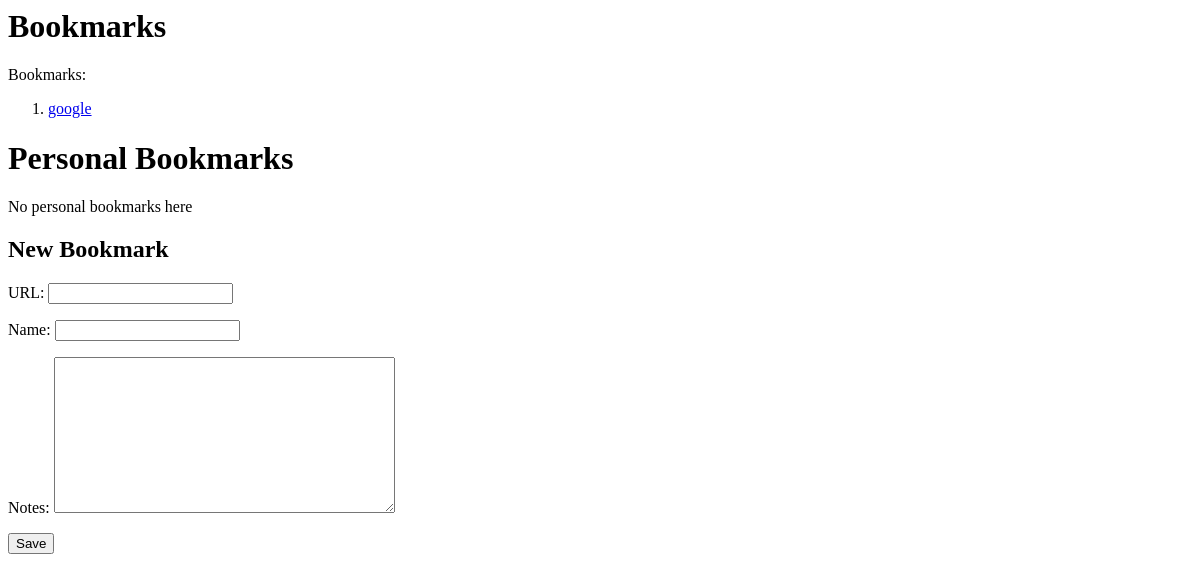
/bookmarks/, run on an earlier commit of the app's database.
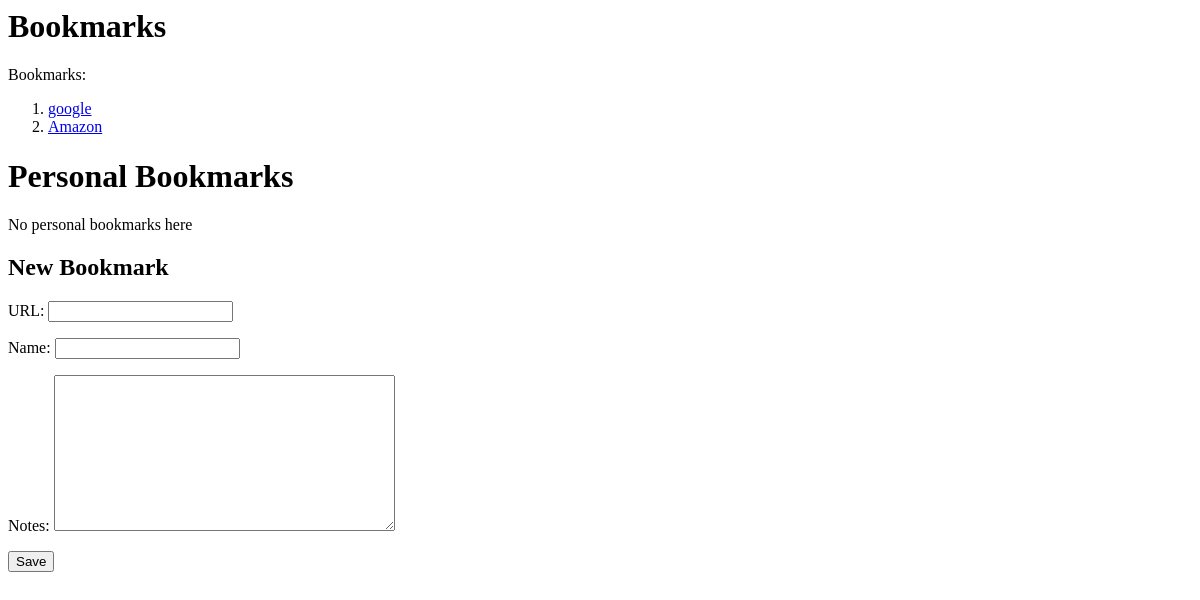
And on a later commit of the database.
### bookmarks/models.py (models this page shows)
class Bookmark(models.Model):
    id = models.UUIDField(primary_key=True, default=uuid4, editable=False)
    url = models.URLField("URL", unique=True)
    name = models.CharField(max_length=200)
    notes = models.TextField(blank=True)
    created_at = models.DateTimeField(auto_now_add=True)
    last_modified = models.DateTimeField(auto_now=True)

### bookmarks/views.py (the view)
# urls.py: path('', views.index, name='index')
def index(request):
    context = {
        'bookmarks': Bookmark.objects.all(),
    }
    if request.user.is_anonymous:
        context['personal_bookmarks'] = PersonalBookmark.objects.none()
    else:
        context['personal_bookmarks'] = PersonalBookmark.objects.filter(user=request.user)
    context['form'] = BookmarkForm
    return render(request, 'bookmarks/index.html', context)

### bookmarks/templates/bookmarks/index.html (shortened to what this page needs)
<h1>Bookmarks</h1>
{% if bookmarks %}
Bookmarks:
<ol>
    {% for bookmark in bookmarks %}
        <li>
            <a href="{{ bookmark.url }}">{{ bookmark.name }}</a>
        </li>
    {% endfor %}
</ol>
{% else %}
No bookmarks here
{% endif %}
<h1>Personal Bookmarks</h1>
{% if personal_bookmarks %}
Personal Bookmarks:
<ol>
    {% for bookmark in personal_bookmarks %}
        <li>
            <a href="{{ bookmark.url }}">{{ bookmark.name }}</a>
        </li>
    {% endfor %}
</ol>
{% else %}
No personal bookmarks here
{% endif %}
<h2>New Bookmark</h2>
 <form method="POST" class="bookmark-form">
     {{form.as_p}}
     <button type="submit" class="save btn btn-default">Save</button>
 </form>

What changed in the data, as far as the page shows it:
added Bookmark: name "Amazon"
